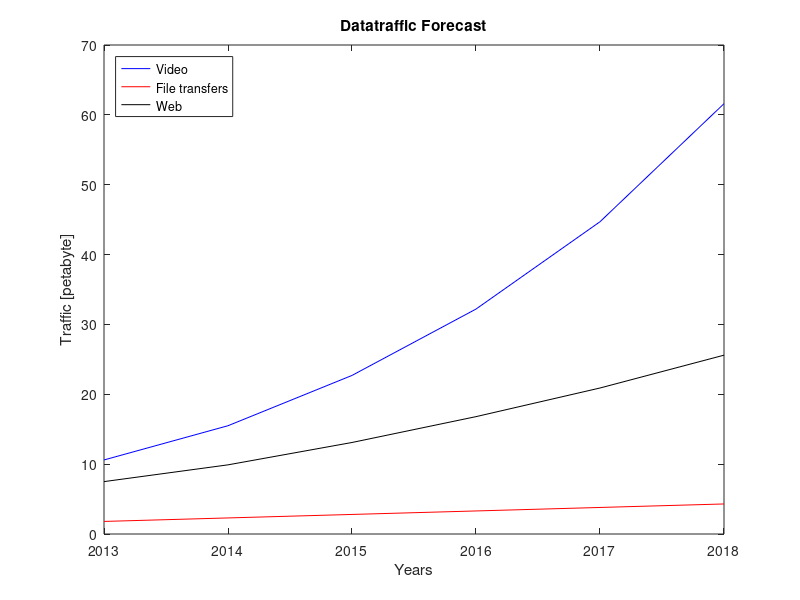

The MATLAB script that drew this image: (Note: this script raises an error after producing the figure.)
clear
close all
load datatraffic.mat
video = traffic(:,1);
file_transfers = traffic(:,2);
web = traffic(:,3);

ax = gca;

plot(years, video, 'blue', years, file_transfers, 'red', years, web, 'black');
title('Datatraffic Forecast');
xlabel('Years');
ylabel('Traffic [petabyte]');
legend('Video', 'File transfers', 'Web');
legend('Location', 'NorthWest');
ax.XTick = years.';